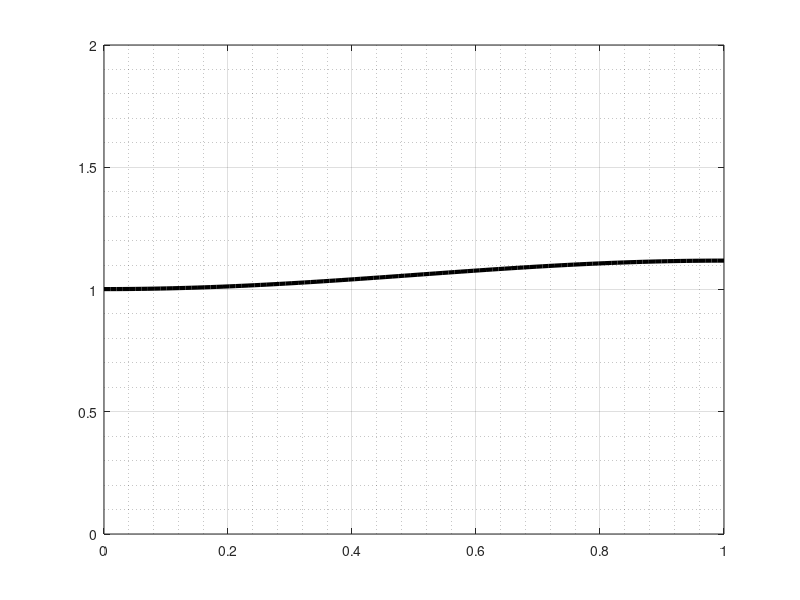
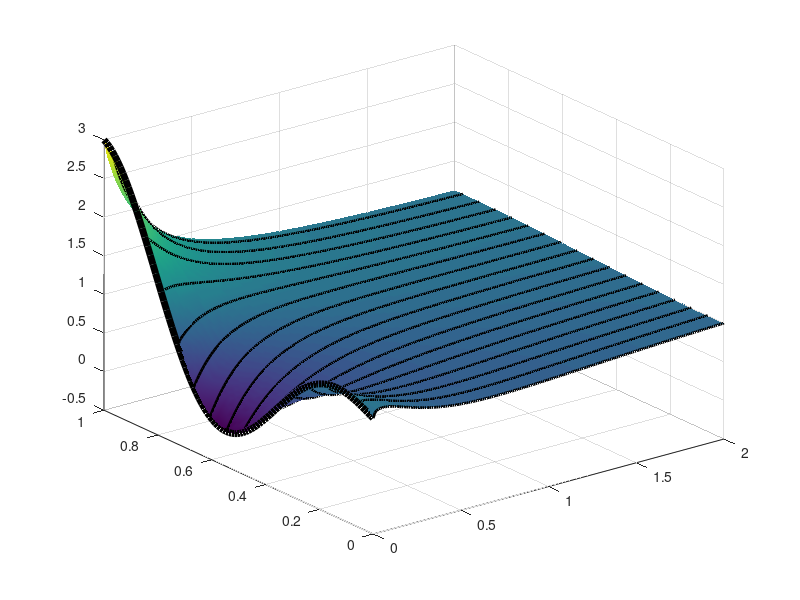

Write MATLAB code to recreate these figures, in order.
%% Spatial ODE with space varying Wnt Signal
close; clear all; clc

tic 

% Discretize time: 
N_t   = 2e2;
t_0   = 0;
t_end = 2;
t     = linspace(t_0,t_end,N_t);

% Discretize space: 
N_x   = 1e2; 
x_0   = 0; 
x_end = 1; 
x     = linspace(x_0,x_end,N_x)';
dx    = x(2) - x(1);

% Parameters:
k = .1;

% Differentiation Matrix: 
Dxx            = toeplitz([-2 1 zeros(1,N_x-2)]);
Dxx(1,2)       = 2;
Dxx(end,end-1) = 2;
Dxx            = k*Dxx/dx^2;

% Initial condition: 
f = @(x) 2*x.*cos(2*pi*x)+1;

U0 = f(x);

% Define the Right hand side: 
dUdt = @(t,U) Dxx*U + .09*U.*(1-U/1.6);

% Solve the Heat equation:
tic
options = odeset('Stats','on');
[t,U] = ode23s(dUdt,t,U0,options);
toc

% Animation: 
for i = 1:N_t
   
    figure(1)
    plot(x,U(i,:),'k','linewidth',3); hold off; 
    if i == 1
        pause
    end
    grid on
    grid minor
    ylim([0 2])

end


% Surface Plot: 
[T,X] = meshgrid(t,x);

figure(2)
surf(T,X,U')
shading interp
hold on

for i = 1:6:N_x

    plot3(t,x(i)*ones(size(t)),U(:,i),'k','linewidth',2)
    if i == 1
        plot3(zeros(size(x)),x,U(1,:),'k','linewidth',5)
    end
    hold on
end
